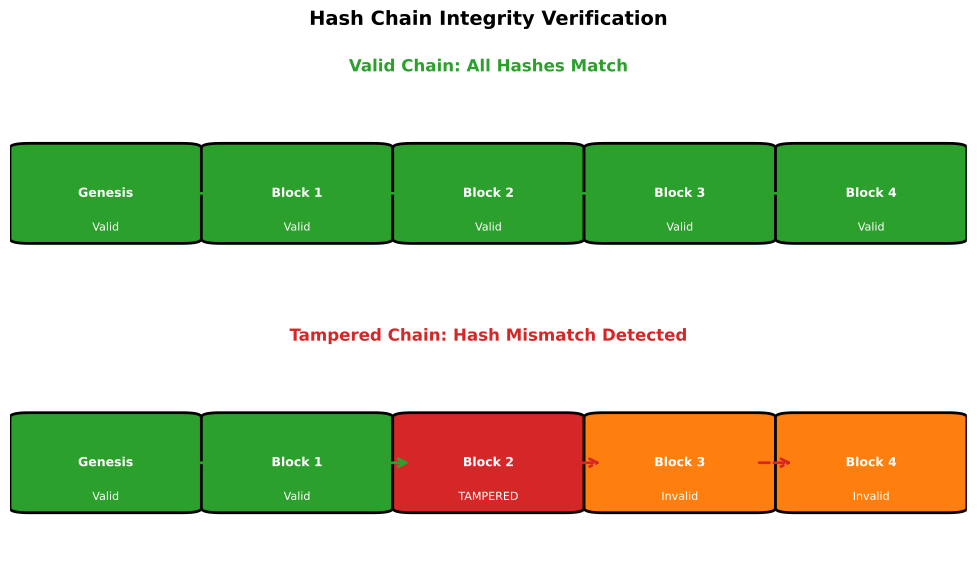

Recreate this plot in Python.
"""
Hash Chain Verification
Visual showing chain integrity and tamper detection
"""

import matplotlib.pyplot as plt
import matplotlib.patches as mpatches
from pathlib import Path

CHART_METADATA = {
    'title': 'Chain Verification',
    'url': 'https://github.com/Digital-AI-Finance/Blockchain_Crypto/tree/main/Module_A_Blockchain_Foundations/L04_Lab_Hash_Experiments/charts/03_chain_verification'
}

plt.rcParams.update({
    'font.size': 14,
    'axes.labelsize': 14,
    'axes.titlesize': 16,
    'xtick.labelsize': 12,
    'ytick.labelsize': 12,
    'legend.fontsize': 12,
    'figure.figsize': (10, 6),
    'figure.dpi': 150
})

MLPURPLE = '#3333B2'
MLBLUE = '#0066CC'
MLORANGE = '#FF7F0E'
MLGREEN = '#2CA02C'
MLRED = '#D62728'

fig, (ax1, ax2) = plt.subplots(2, 1, figsize=(10, 6))

# Valid chain (top)
blocks_x = [0.1, 0.3, 0.5, 0.7, 0.9]
block_labels = ['Genesis', 'Block 1', 'Block 2', 'Block 3', 'Block 4']

for i, (x, label) in enumerate(zip(blocks_x, block_labels)):
    rect = mpatches.FancyBboxPatch((x - 0.08, 0.3), 0.16, 0.4,
                                    boxstyle="round,pad=0.02",
                                    facecolor=MLGREEN, edgecolor='black', linewidth=2)
    ax1.add_patch(rect)
    ax1.text(x, 0.5, label, ha='center', va='center', fontsize=9, fontweight='bold', color='white')
    ax1.text(x, 0.35, 'Valid', ha='center', va='center', fontsize=8, color='white')

    # Draw arrows
    if i > 0:
        ax1.annotate('', xy=(x - 0.08, 0.5), xytext=(blocks_x[i-1] + 0.08, 0.5),
                    arrowprops=dict(arrowstyle='->', color=MLGREEN, lw=2))

ax1.set_xlim(0, 1)
ax1.set_ylim(0, 1)
ax1.axis('off')
ax1.set_title('Valid Chain: All Hashes Match', fontweight='bold', fontsize=12, color=MLGREEN)

# Tampered chain (bottom)
for i, (x, label) in enumerate(zip(blocks_x, block_labels)):
    if i == 2:  # Tampered block
        color = MLRED
        status = 'TAMPERED'
    elif i > 2:  # Broken chain after tamper
        color = MLORANGE
        status = 'Invalid'
    else:
        color = MLGREEN
        status = 'Valid'

    rect = mpatches.FancyBboxPatch((x - 0.08, 0.3), 0.16, 0.4,
                                    boxstyle="round,pad=0.02",
                                    facecolor=color, edgecolor='black', linewidth=2)
    ax2.add_patch(rect)
    ax2.text(x, 0.5, label, ha='center', va='center', fontsize=9, fontweight='bold', color='white')
    ax2.text(x, 0.35, status, ha='center', va='center', fontsize=8, color='white')

    # Draw arrows (broken for tampered)
    if i > 0:
        arrow_color = MLRED if i >= 3 else MLGREEN
        style = '->' if i < 3 else '-[, widthB=0.5'
        ax2.annotate('', xy=(x - 0.08, 0.5), xytext=(blocks_x[i-1] + 0.08, 0.5),
                    arrowprops=dict(arrowstyle='->', color=arrow_color, lw=2,
                                   linestyle='--' if i >= 3 else '-'))

# Add X mark on broken link
ax2.text(0.58, 0.5, 'X', ha='center', va='center', fontsize=16, fontweight='bold', color=MLRED)

ax2.set_xlim(0, 1)
ax2.set_ylim(0, 1)
ax2.axis('off')
ax2.set_title('Tampered Chain: Hash Mismatch Detected', fontweight='bold', fontsize=12, color=MLRED)

plt.suptitle('Hash Chain Integrity Verification', fontweight='bold', fontsize=14, y=0.98)
plt.tight_layout()
output_path = Path(__file__).parent / 'chart.pdf'
plt.savefig(output_path, bbox_inches='tight', dpi=300)
print(f"Chart saved to: {output_path.absolute()}")
plt.close()
